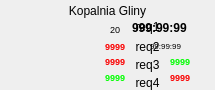
<?xml version="1.0" encoding="UTF-8"?>
<ui version="4.0">
 <class>ItemBuildingHorizontal</class>
 <widget class="QWidget" name="ItemBuildingHorizontal">
  <property name="geometry">
   <rect>
    <x>0</x>
    <y>0</y>
    <width>215</width>
    <height>90</height>
   </rect>
  </property>
  <property name="windowTitle">
   <string>Form</string>
  </property>
  <widget class="QFrame" name="frame">
   <property name="geometry">
    <rect>
     <x>0</x>
     <y>0</y>
     <width>215</width>
     <height>90</height>
    </rect>
   </property>
   <property name="frameShape">
    <enum>QFrame::NoFrame</enum>
   </property>
   <property name="frameShadow">
    <enum>QFrame::Raised</enum>
   </property>
   <widget class="QLabel" name="imgType">
    <property name="geometry">
     <rect>
      <x>5</x>
      <y>16</y>
      <width>75</width>
      <height>75</height>
     </rect>
    </property>
    <property name="text">
     <string/>
    </property>
    <property name="pixmap">
     <pixmap resource="../../Res.qrc">:/IMG/Building/2.png</pixmap>
    </property>
    <property name="scaledContents">
     <bool>true</bool>
    </property>
   </widget>
   <widget class="QLabel" name="imgLvl">
    <property name="geometry">
     <rect>
      <x>107</x>
      <y>22</y>
      <width>17</width>
      <height>17</height>
     </rect>
    </property>
    <property name="text">
     <string/>
    </property>
    <property name="pixmap">
     <pixmap resource="../../Res.qrc">:/IMG/Others/LvlGreen.png</pixmap>
    </property>
   </widget>
   <widget class="QLabel" name="Iron">
    <property name="geometry">
     <rect>
      <x>105</x>
      <y>70</y>
      <width>45</width>
      <height>15</height>
     </rect>
    </property>
    <property name="text">
     <string>&lt;html&gt;&lt;head/&gt;&lt;body&gt;&lt;p&gt;&lt;span style=&quot; font-size:7pt; font-weight:600; color:#00ff00;&quot;&gt;9999&lt;/span&gt;&lt;/p&gt;&lt;/body&gt;&lt;/html&gt;</string>
    </property>
    <property name="scaledContents">
     <bool>true</bool>
    </property>
   </widget>
   <widget class="QLabel" name="Clock">
    <property name="geometry">
     <rect>
      <x>150</x>
      <y>39</y>
      <width>55</width>
      <height>15</height>
     </rect>
    </property>
    <property name="text">
     <string>&lt;html&gt;&lt;head/&gt;&lt;body&gt;&lt;p&gt;&lt;span style=&quot; font-size:6pt;&quot;&gt;99:99:99&lt;/span&gt;&lt;/p&gt;&lt;/body&gt;&lt;/html&gt;</string>
    </property>
    <property name="scaledContents">
     <bool>true</bool>
    </property>
   </widget>
   <widget class="QLabel" name="imgCorn2">
    <property name="geometry">
     <rect>
      <x>85</x>
      <y>40</y>
      <width>18</width>
      <height>12</height>
     </rect>
    </property>
    <property name="text">
     <string/>
    </property>
    <property name="pixmap">
     <pixmap resource="../../Res.qrc">:/IMG/Resource/Corn2.gif</pixmap>
    </property>
    <property name="scaledContents">
     <bool>true</bool>
    </property>
   </widget>
   <widget class="QLabel" name="imgClay">
    <property name="geometry">
     <rect>
      <x>152</x>
      <y>55</y>
      <width>18</width>
      <height>12</height>
     </rect>
    </property>
    <property name="maximumSize">
     <size>
      <width>16777215</width>
      <height>16777215</height>
     </size>
    </property>
    <property name="text">
     <string/>
    </property>
    <property name="pixmap">
     <pixmap resource="../../Res.qrc">:/IMG/Resource/Clay.gif</pixmap>
    </property>
    <property name="scaledContents">
     <bool>true</bool>
    </property>
   </widget>
   <widget class="QLabel" name="imgWood">
    <property name="geometry">
     <rect>
      <x>85</x>
      <y>55</y>
      <width>18</width>
      <height>12</height>
     </rect>
    </property>
    <property name="text">
     <string/>
    </property>
    <property name="pixmap">
     <pixmap resource="../../Res.qrc">:/IMG/Resource/Wood.gif</pixmap>
    </property>
    <property name="scaledContents">
     <bool>true</bool>
    </property>
   </widget>
   <widget class="QLabel" name="imgCorn">
    <property name="geometry">
     <rect>
      <x>152</x>
      <y>70</y>
      <width>18</width>
      <height>12</height>
     </rect>
    </property>
    <property name="text">
     <string/>
    </property>
    <property name="pixmap">
     <pixmap resource="../../Res.qrc">:/IMG/Resource/Corn.gif</pixmap>
    </property>
    <property name="scaledContents">
     <bool>true</bool>
    </property>
   </widget>
   <widget class="QLabel" name="Clay">
    <property name="geometry">
     <rect>
      <x>170</x>
      <y>54</y>
      <width>45</width>
      <height>15</height>
     </rect>
    </property>
    <property name="maximumSize">
     <size>
      <width>16777215</width>
      <height>16777215</height>
     </size>
    </property>
    <property name="text">
     <string>&lt;html&gt;&lt;head/&gt;&lt;body&gt;&lt;p&gt;&lt;span style=&quot; font-size:7pt; font-weight:600; color:#00ff00;&quot;&gt;9999&lt;/span&gt;&lt;/p&gt;&lt;/body&gt;&lt;/html&gt;</string>
    </property>
    <property name="scaledContents">
     <bool>true</bool>
    </property>
   </widget>
   <widget class="QLabel" name="Corn2">
    <property name="geometry">
     <rect>
      <x>105</x>
      <y>39</y>
      <width>30</width>
      <height>16</height>
     </rect>
    </property>
    <property name="text">
     <string>&lt;html&gt;&lt;head/&gt;&lt;body&gt;&lt;p&gt;&lt;span style=&quot; font-size:7pt; font-weight:600; color:#fa0000;&quot;&gt;9999&lt;/span&gt;&lt;/p&gt;&lt;/body&gt;&lt;/html&gt;</string>
    </property>
    <property name="scaledContents">
     <bool>true</bool>
    </property>
   </widget>
   <widget class="QLabel" name="imgIron">
    <property name="geometry">
     <rect>
      <x>85</x>
      <y>70</y>
      <width>18</width>
      <height>12</height>
     </rect>
    </property>
    <property name="text">
     <string/>
    </property>
    <property name="pixmap">
     <pixmap resource="../../Res.qrc">:/IMG/Resource/Iron.gif</pixmap>
    </property>
    <property name="scaledContents">
     <bool>true</bool>
    </property>
   </widget>
   <widget class="QLabel" name="imgClock">
    <property name="geometry">
     <rect>
      <x>137</x>
      <y>42</y>
      <width>10</width>
      <height>10</height>
     </rect>
    </property>
    <property name="text">
     <string/>
    </property>
    <property name="pixmap">
     <pixmap resource="../../Res.qrc">:/IMG/Others/Clock.png</pixmap>
    </property>
    <property name="scaledContents">
     <bool>true</bool>
    </property>
   </widget>
   <widget class="QLabel" name="lvl">
    <property name="geometry">
     <rect>
      <x>110</x>
      <y>22</y>
      <width>16</width>
      <height>15</height>
     </rect>
    </property>
    <property name="text">
     <string>&lt;html&gt;&lt;head/&gt;&lt;body&gt;&lt;p&gt;&lt;span style=&quot; font-size:7pt;&quot;&gt;20&lt;/span&gt;&lt;/p&gt;&lt;/body&gt;&lt;/html&gt;</string>
    </property>
   </widget>
   <widget class="QLabel" name="Wood">
    <property name="geometry">
     <rect>
      <x>105</x>
      <y>54</y>
      <width>45</width>
      <height>15</height>
     </rect>
    </property>
    <property name="text">
     <string>&lt;html&gt;&lt;head/&gt;&lt;body&gt;&lt;p&gt;&lt;span style=&quot; font-size:7pt; font-weight:600; color:#fa0000;&quot;&gt;9999&lt;/span&gt;&lt;/p&gt;&lt;/body&gt;&lt;/html&gt;</string>
    </property>
    <property name="scaledContents">
     <bool>true</bool>
    </property>
   </widget>
   <widget class="QLabel" name="Corn">
    <property name="geometry">
     <rect>
      <x>170</x>
      <y>70</y>
      <width>45</width>
      <height>15</height>
     </rect>
    </property>
    <property name="text">
     <string>&lt;html&gt;&lt;head/&gt;&lt;body&gt;&lt;p&gt;&lt;span style=&quot; font-size:7pt; font-weight:600; color:#fa0000;&quot;&gt;9999&lt;/span&gt;&lt;/p&gt;&lt;/body&gt;&lt;/html&gt;</string>
    </property>
    <property name="scaledContents">
     <bool>true</bool>
    </property>
   </widget>
   <widget class="QLabel" name="Time">
    <property name="geometry">
     <rect>
      <x>132</x>
      <y>21</y>
      <width>55</width>
      <height>15</height>
     </rect>
    </property>
    <property name="text">
     <string>&lt;html&gt;&lt;head/&gt;&lt;body&gt;&lt;p&gt;&lt;span style=&quot; font-weight:600;&quot;&gt;999:99:99&lt;/span&gt;&lt;/p&gt;&lt;/body&gt;&lt;/html&gt;</string>
    </property>
   </widget>
   <widget class="QLabel" name="Title">
    <property name="geometry">
     <rect>
      <x>0</x>
      <y>3</y>
      <width>215</width>
      <height>16</height>
     </rect>
    </property>
    <property name="layoutDirection">
     <enum>Qt::RightToLeft</enum>
    </property>
    <property name="text">
     <string>Kopalnia Gliny</string>
    </property>
    <property name="alignment">
     <set>Qt::AlignCenter</set>
    </property>
   </widget>
   <widget class="QLabel" name="req2">
    <property name="enabled">
     <bool>true</bool>
    </property>
    <property name="geometry">
     <rect>
      <x>80</x>
      <y>39</y>
      <width>135</width>
      <height>16</height>
     </rect>
    </property>
    <property name="text">
     <string>req2</string>
    </property>
    <property name="alignment">
     <set>Qt::AlignCenter</set>
    </property>
   </widget>
   <widget class="QLabel" name="req3">
    <property name="enabled">
     <bool>true</bool>
    </property>
    <property name="geometry">
     <rect>
      <x>80</x>
      <y>57</y>
      <width>135</width>
      <height>16</height>
     </rect>
    </property>
    <property name="text">
     <string>req3</string>
    </property>
    <property name="alignment">
     <set>Qt::AlignCenter</set>
    </property>
   </widget>
   <widget class="QLabel" name="req4">
    <property name="enabled">
     <bool>true</bool>
    </property>
    <property name="geometry">
     <rect>
      <x>80</x>
      <y>75</y>
      <width>135</width>
      <height>16</height>
     </rect>
    </property>
    <property name="text">
     <string>req4</string>
    </property>
    <property name="alignment">
     <set>Qt::AlignCenter</set>
    </property>
   </widget>
   <widget class="QLabel" name="req1">
    <property name="enabled">
     <bool>true</bool>
    </property>
    <property name="geometry">
     <rect>
      <x>80</x>
      <y>19</y>
      <width>135</width>
      <height>16</height>
     </rect>
    </property>
    <property name="text">
     <string>req1</string>
    </property>
    <property name="alignment">
     <set>Qt::AlignCenter</set>
    </property>
   </widget>
  </widget>
 </widget>
 <resources>
  <include location="../../Res.qrc"/>
 </resources>
 <connections/>
</ui>
